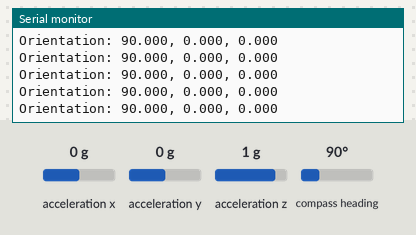
This sketch was run on a simulated Arduino Uno, built with avr-gcc and run on an emulated ATmega328P. Shown: the last lines printed to the serial monitor. Inputs (shaded band) come from the test bench; at power-on: acceleration x 0 g, acceleration y 0 g, compass heading 90°, acceleration z 1 g.

Above: at 1.2 s.
1.3 s: acceleration x set to -1.4 g
At 1.35 s:
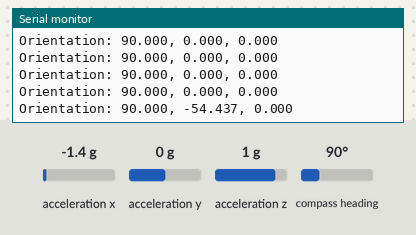
2.8 s: acceleration y set to -1.4 g
At 2.8 s:
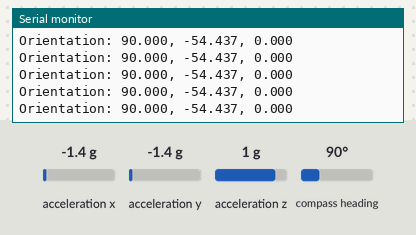
5.8 s: compass heading set to 7°
At 5.9 s:
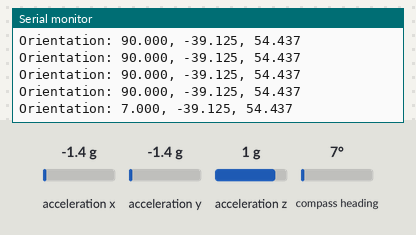
8.8 s: compass heading set to 90°
At 8.9 s:
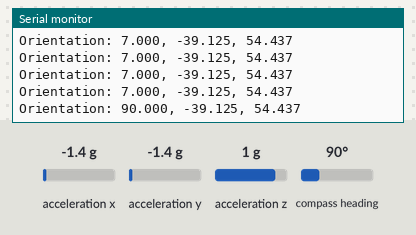
11.8 s: acceleration z set to -1.4 g
At 11.89 s:
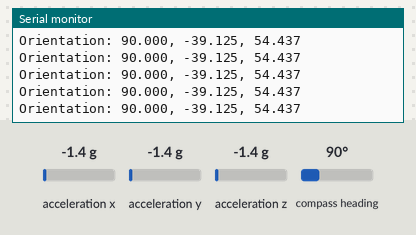
Timing chart, 0 to 14.3 s (numbered marks = the images above; inputs shaded):
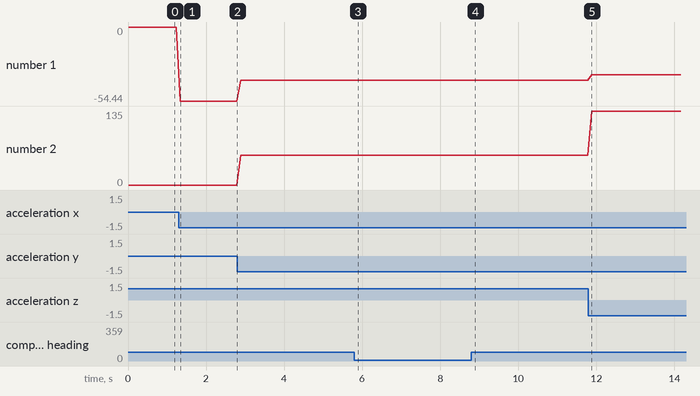

The sketch:

BNO055.ino
```cpp
#include <Wire.h>
#include <Adafruit_Sensor.h>
#include <Adafruit_BNO055.h>

Adafruit_BNO055 bno = Adafruit_BNO055();

void setup(void) {
    Serial.begin(9600); // communicate between the Arduino and a computer's serial monitor, or with other devices that use serial communication
    while (!Serial) {   // wait for serial to be ready - It inverts the value of the expression that follows it. So, !Serial means "not Serial"
    delay(1);           // Wait for Serial Monitor to open
    }

    Serial.println("Orientation Test");

    if (!bno.begin()) {                                               // Initialize the BNO055 sensor using its begin() method
    Serial.print("No BNO055 detected, check wiring or I2C address!"); // begin() method configures the sensor with default settings & establishes communication
    while (1);                                                        // loop after the error message to halt the program if the sensor is not detected
    }
    bno.setExtCrystalUse(true);                                       // configure the BNO055 to use an external crystal for its timekeeping and operation (optional)
}

void loop(void) {
  sensors_event_t event;                                              // data structure (or a 'struct' in C/C++) defined by the Adafruit Unified Sensor Driver
  bno.getEvent(&event);                                               // sensors_event_t: struct that holds sensor reading data in a uniform way

  Serial.print("Orientation: ");
  Serial.print(event.orientation.x, 3);                               // field/structure that specifically represents the x-axis value of the orientation
  Serial.print(", ");
  Serial.print(event.orientation.y, 3);
  Serial.print(", ");
  Serial.print(event.orientation.z, 3);
  Serial.println();

  delay(100);
}
```

Measured:
- after the input at 1.3 s, the serial monitor: prints a new line after 0.05 s (image 1)
- after the input at 5.8 s, the serial monitor: prints a new line after 0.09 s (image 3)
- after the input at 8.8 s, the serial monitor: prints a new line after 0.09 s (image 4)
- plotted number 1: 0 → -54.44 after the input at 1.3 s, -54.44 → -39.12 after the input at 2.8 s, -39.12 → -35.25 after the input at 11.8 s
- plotted number 2: 0 → 54.44 after the input at 2.8 s, 54.44 → 135 after the input at 11.8 s
